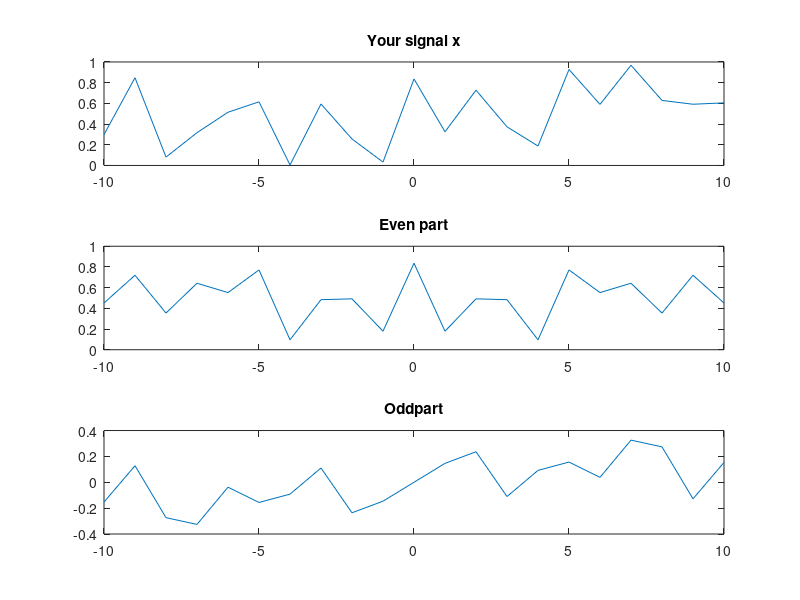

The MATLAB source for this figure:
t=-10:10;
x=rand(1,numel(t));
xmt=[fliplr(x(t>=0)) fliplr(x(t<0))];
xe=0.5*(xmt+x);
xo=0.5*(x-xmt);
subplot(3,1,1);
plot(t,x);
title('Your signal x');
subplot(3,1,2);
plot(t,xe);
title('Even part');
subplot(3,1,3);
plot(t,xo);
title('Oddpart');